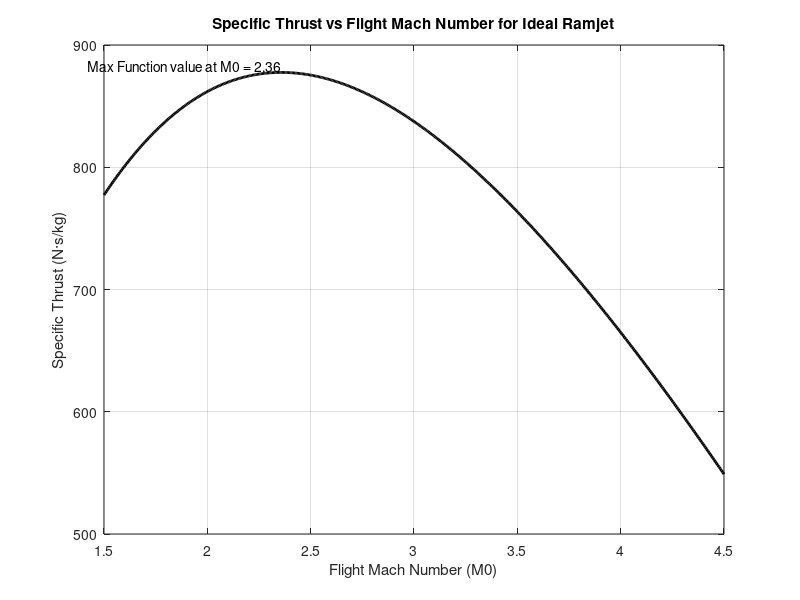

Write MATLAB code to recreate this figure. (Note: this script raises an error after producing the figure.)
T0 = 223;              
T3t = 2100;             
P0 = 16.5e3;            
QR = 43e6;           
cp = 1000;              
gamma = 1.4;            
R = 287;               
a0 = sqrt(gamma * R * T0);  


M0 = linspace(1.5, 4.5, 500);
T2t = T0 .* (1 + ((gamma - 1)/2) .* M0.^2);
f = (T3t - T2t) ./ ((QR/cp) - T3t);
T4_T0 = T3t ./ (T0 .* (1 + ((gamma - 1)/2) .* M0.^2));

specific_thrust = a0 .* M0 .* ((1 + f) .* sqrt(T4_T0) - 1).*(1+f);

% Plotting
figure;
plot(M0, specific_thrust, 'k-', 'LineWidth', 2);
grid on;
xlabel('Flight Mach Number (M0)');
ylabel('Specific Thrust (N·s/kg)');
title('Specific Thrust vs Flight Mach Number for Ideal Ramjet');
[thrust_max, index] = max(specific_thrust);
mach_at_max = M0(index);

hold on;
text(mach_at_max, thrust_max, sprintf('Max Function value at M0 = %.2f', mach_at_max), ...
     'VerticalAlignment', 'bottom', 'HorizontalAlignment', 'right');
xline(mach_at_max, '--r', 'LineWidth', .5);  
yline(thrust_max, '--r', 'LineWidth', .5);   


%Part 2 

funct_1 = @ (M0_star) (T3t/T0)^(1/3)- (1+ ((gamma-1)/2)*M0_star^2);
    M0_star_guess = 2; 
    funct_1_solution = fzero(funct_1,M0_star_guess) %Give us iedal M0_star solution 

M_4 = funct_1_solution; 
A4_by_A_star = M_4^-1*((2+(gamma-1)*M_4^2)/(gamma+1))^((gamma+1)/(2*(gamma-1)));

A4_by_A_star_Optimization = [A4_by_A_star*1.02, (A4_by_A_star*1.05), (A4_by_A_star*0.9), (A4_by_A_star*0.8), A4_by_A_star ]; %[ Normal, two higher ratios, two lower ratios] the ideal one is written last so we can use the last calculated M4 in subsequent steps
colors = lines(length(A4_by_A_star_Optimization));
figure;
hold on;
max_thrusts = zeros(size(A4_by_A_star_Optimization));
optimal_M0s = zeros(size(A4_by_A_star_Optimization));


for i=1:length(A4_by_A_star_Optimization)
funct_2 = @(M_4) M_4^-1*((2+(gamma-1)*M_4^2)/(gamma+1))^((gamma+1)/(2*(gamma-1))) - A4_by_A_star_Optimization(i); %Recalculation of M0_star = M4 for each newly imposed area ratio 
    M0_star_guess = 2; 
    funct_2_solution = fzero(funct_2,M0_star_guess) %Give us iedal M0_star solution 
    M_4 = funct_2_solution; 

T2t = T0 .* (1 + ((gamma - 1)/2) .* M0.^2);

f = (T3t - T2t) ./ ((QR/cp) - T3t);

T4_T0 = T3t ./ (T0 .* (1 + ((gamma - 1)/2) .* M_4^2)); %Changed M0 to M_4 and it worked also normalized specfific thrust curve for step 1  

P_4_by_P_0= ((1 + (gamma - 1)/2 .* M0.^2) ./ (1 + (gamma - 1)/2 * M_4^2)).^(gamma/(gamma - 1)); %Check 

ST_Momentum =  a0 .* M0 .* ((1 + f) .*M_4./M0 .*sqrt(T4_T0) - 1); %Check 

ST_Pressure = (1 + f) .* (P_4_by_P_0 - 1) .* A4_by_A_star_Optimization(i) .* sqrt(R * T3t / gamma) ...
              .* ((gamma + 1)/2)^((gamma + 1) / (2 * (gamma - 1))) ...
              ./ ((1 + (gamma - 1)/2 .* M0.^2).^(gamma / (gamma - 1))); %Check 

ST_Step_2 = (ST_Pressure + ST_Momentum).*(1+f); %The (1+f) term normalizes specfific thrust  %Check 

    [max_thrusts(i), index] = max(ST_Step_2);
    optimal_M0s(i) = M0(index);

plot(M0, ST_Step_2, 'LineWidth', 2, 'Color', colors(i,:));
labels{i} = sprintf('A4/A* = %.2f', A4_by_A_star_Optimization(i));
end 

fprintf('\nMaximum Specific Thrust for Each A4/A* Ratio:\n');
for i = 1:length(A4_by_A_star_Optimization)
    fprintf('A4/A* = %.4f: Max Thrust = %.2f N·s/kg at M0 = %.2f\n', ...
        A4_by_A_star_Optimization(i), max_thrusts(i), optimal_M0s(i));
end

grid on;
plot(M0, specific_thrust, 'k-', 'LineWidth', 2);
xlabel('Flight Mach Number (M_0)');
ylabel('Total Specific Thrust (N·s/kg)');
title('Total Specific Thrust vs Flight Mach Number for Various A_4/A^* Ratios');
legend(labels, 'Location', 'northwest');
hold off;

%NEW Part 3 
%Lets say that the optimal area ratio is 2.3166
% NEW Mach number range
P1 = P0*(1+2*gamma/(1+gamma)*(M_4^2-1))^-1;
P1_t= P1*(1+(gamma-1)/2*M_4^2)^(gamma/(gamma-1));
Starting_M0 = (((P1_t/P0)^((gamma-1)/gamma)-1)*(2/(gamma-1)))^0.5
M0 = linspace(Starting_M0, 4.5, 500);
T2t = T0 .* (1 + ((gamma - 1)/2) .* M0.^2);
f = (T3t - T2t) ./ ((QR/cp) - T3t);
T4_T0 = T3t ./ (T0 .* (1 + ((gamma - 1)/2) .* M0.^2));
specific_thrust = a0 .* M0 .* ((1 + f) .* sqrt(T4_T0) - 1).*(1+f);



i=5;
funct_2 = @(M_4) M_4^-1*((2+(gamma-1)*M_4^2)/(gamma+1))^((gamma+1)/(2*(gamma-1))) - A4_by_A_star_Optimization(i); %Recalculation of M0_star = M4 for each newly imposed area ratio 
    M0_star_guess = 2; 
    funct_2_solution = fzero(funct_2,M0_star_guess) %Give us iedal M0_star solution 
    M_4 = funct_2_solution; 

T2t = T0 .* (1 + ((gamma - 1)/2) .* M0.^2);

f = (T3t - T2t) ./ ((QR/cp) - T3t);

T4_T0 = T3t ./ (T0 .* (1 + ((gamma - 1)/2) .* M_4^2)); %Changed M0 to M_4 and it worked also normalized specfific thrust curve for step 1  

P_4_by_P_0= ((1 + (gamma - 1)/2 .* M0.^2) ./ (1 + (gamma - 1)/2 * M_4^2)).^(gamma/(gamma - 1)); %Check 

ST_Momentum =  a0 .* M0 .* ((1 + f) .*M_4./M0 .*sqrt(T4_T0) - 1); %Check 

ST_Pressure = (1 + f) .* (P_4_by_P_0 - 1) .* A4_by_A_star_Optimization(i) .* sqrt(R * T3t / gamma) ...
              .* ((gamma + 1)/2)^((gamma + 1) / (2 * (gamma - 1))) ...
              ./ ((1 + (gamma - 1)/2 .* M0.^2).^(gamma / (gamma - 1))); %Check 

ST_Step_2 = (ST_Pressure + ST_Momentum).*(1+f); %The (1+f) term normalizes specfific thrust  %Check 

figure;
grid on;
plot(M0, specific_thrust, 'k-', 'LineWidth', 2);
xlabel('Flight Mach Number (M_0)');
ylabel('Total Specific Thrust (N·s/kg)');
title('Total Specific Thrust vs Flight Mach Number for ideal A_4/A^* Ratio');
hold off;
























